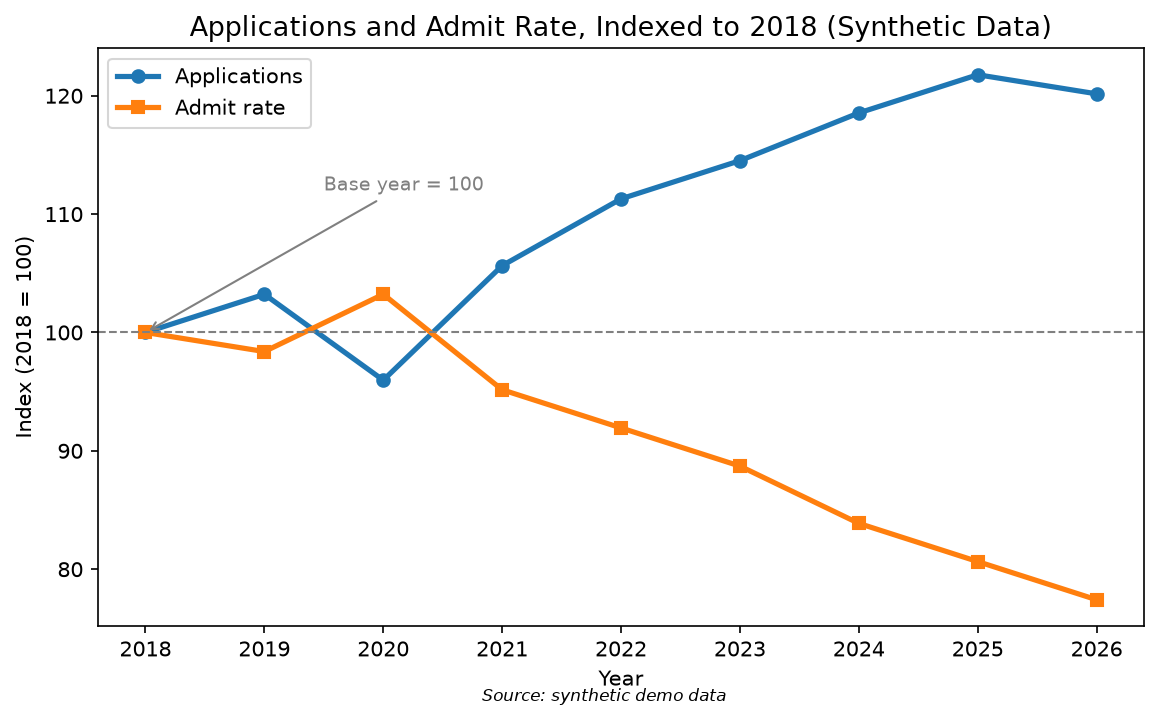

Recreate this plot in Python.
"""FIXED: both series indexed to 100 in the base year, one axis.

Indexing removes the unit mismatch (headcount vs. percent) that the dual
axes exploited. Now the reader sees the honest story: applications grew
~20% while the admit rate fell ~23% — related, but no manufactured crossing.
All data is synthetic, invented for teaching.
"""
import matplotlib
matplotlib.use("Agg")  # headless-safe
import matplotlib.pyplot as plt
import os

HERE = os.path.dirname(os.path.abspath(__file__))

years = list(range(2018, 2027))
applications = [12400, 12800, 11900, 13100, 13800, 14200, 14700, 15100, 14900]
admit_rate = [62, 61, 64, 59, 57, 55, 52, 50, 48]  # synthetic demo data

apps_idx = [a / applications[0] * 100 for a in applications]
rate_idx = [r / admit_rate[0] * 100 for r in admit_rate]

fig, ax = plt.subplots(figsize=(9, 5))
ax.plot(years, apps_idx, marker="o", linewidth=2.5, label="Applications")
ax.plot(years, rate_idx, marker="s", linewidth=2.5, label="Admit rate")
ax.axhline(100, color="gray", linestyle="--", linewidth=1)
ax.set_ylabel("Index (2018 = 100)")
ax.set_xlabel("Year")
ax.set_title("Applications and Admit Rate, Indexed to 2018 (Synthetic Data)",
             fontsize=13)
ax.legend()
ax.annotate("Base year = 100", xy=(2018, 100), xytext=(2019.5, 112),
            arrowprops=dict(arrowstyle="->", color="gray"), fontsize=9,
            color="gray")
fig.text(0.5, 0.01, "Source: synthetic demo data", ha="center",
         fontsize=8, style="italic")
fig.savefig(os.path.join(HERE, "fixed.png"), dpi=150, bbox_inches="tight")
print("saved", os.path.join(HERE, "fixed.png"))
